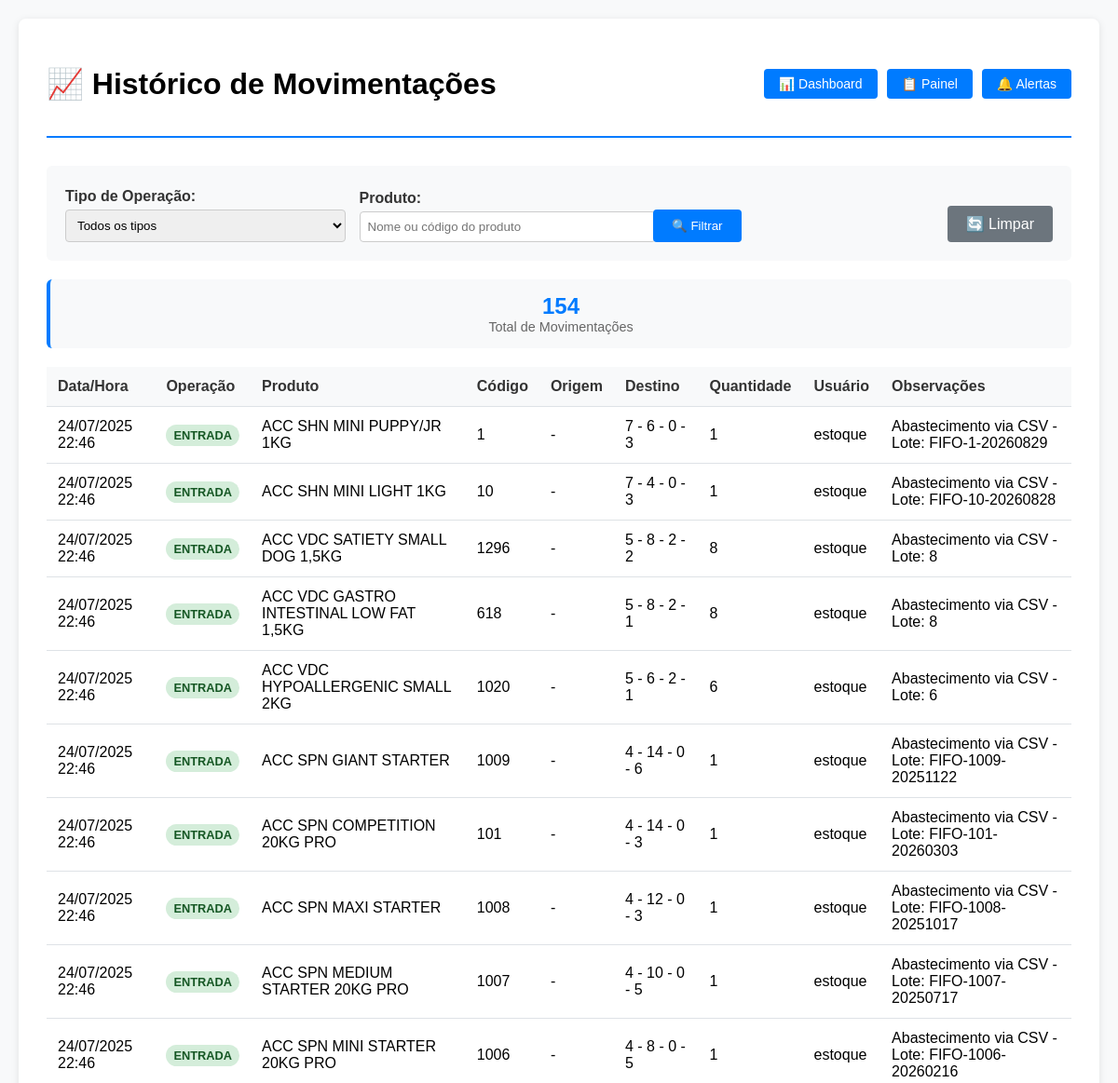
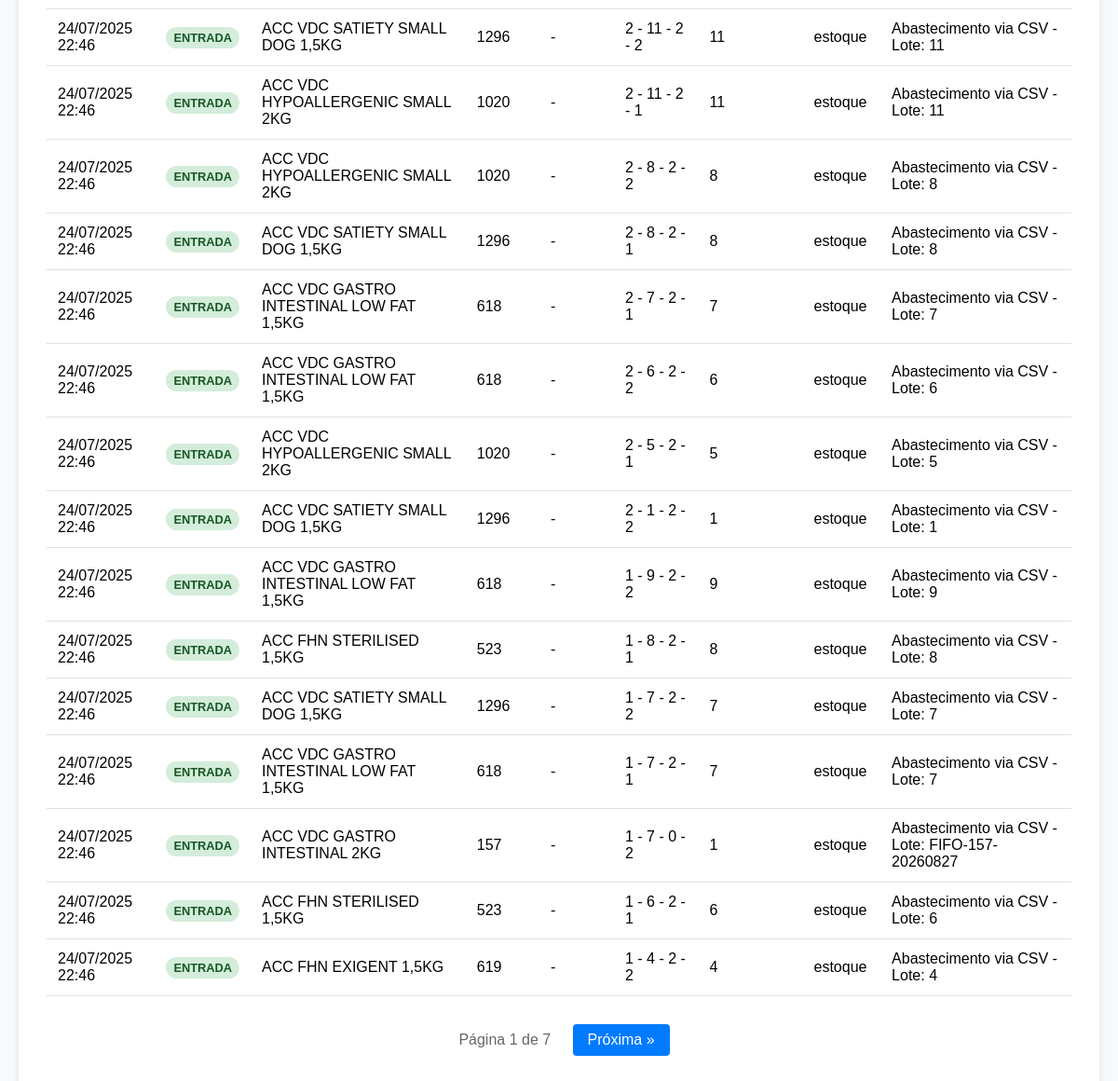
The app's page /produtos/historico/ (signed in), older data (2 pictures, top to bottom).
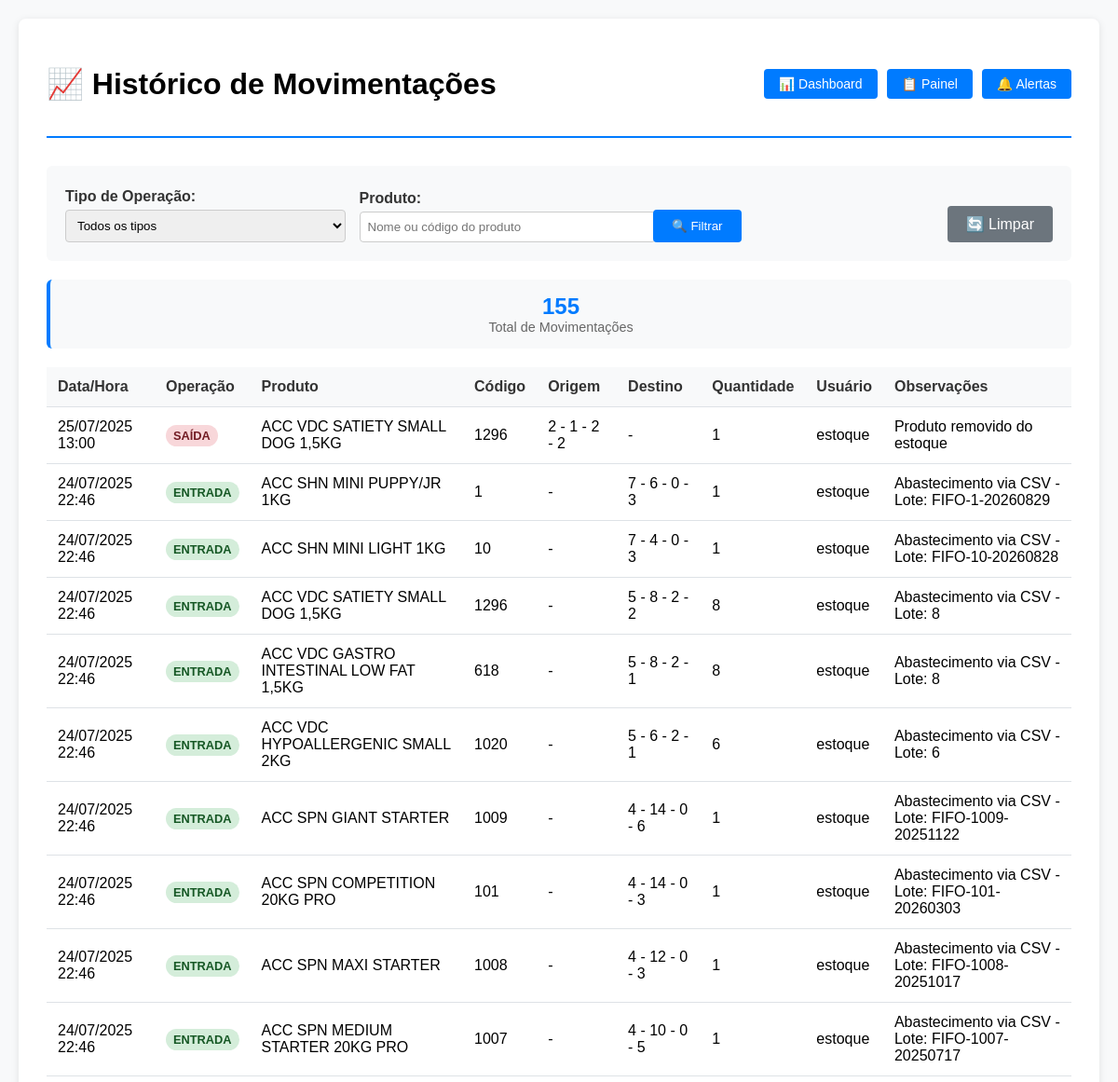
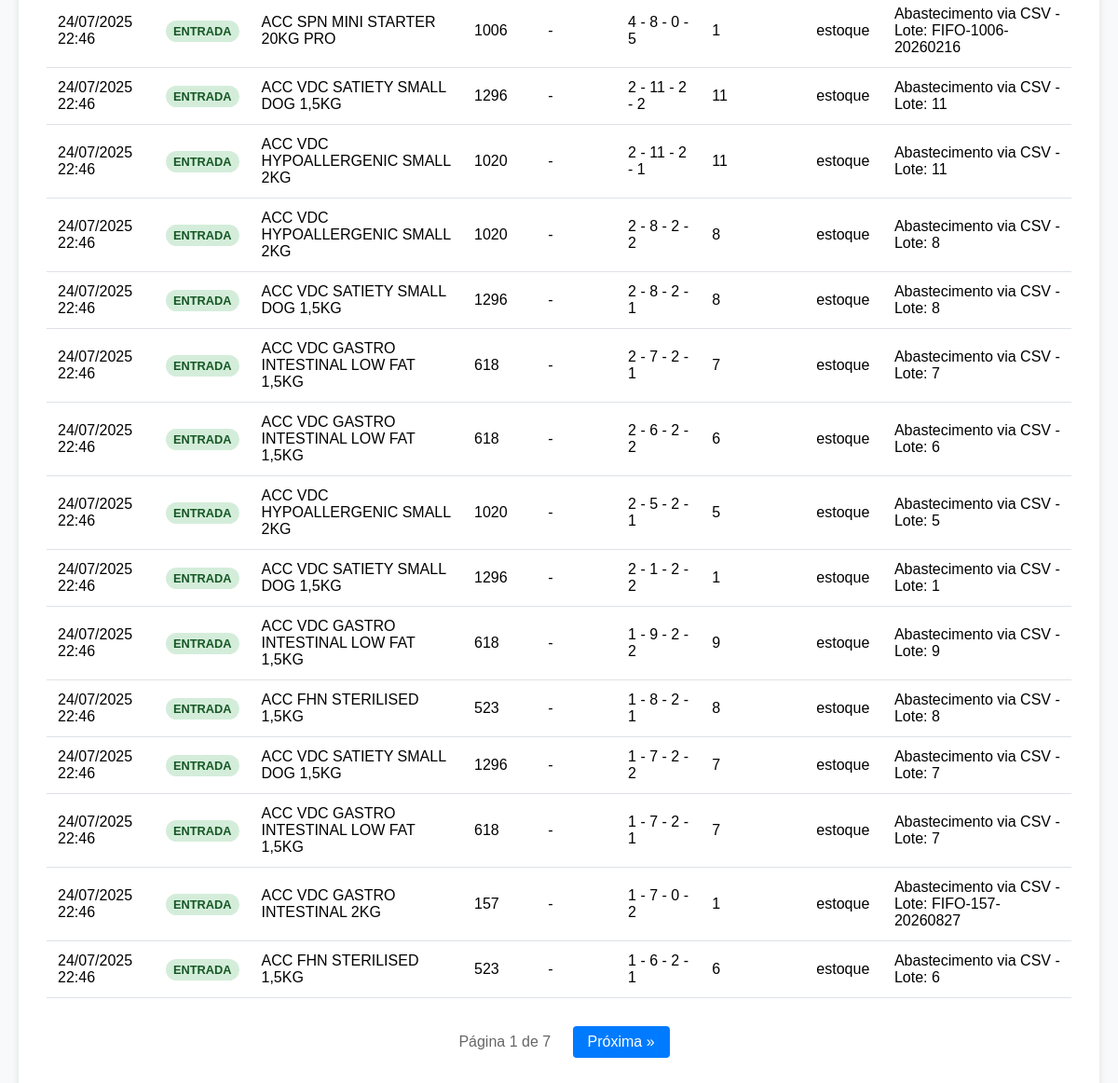
The same page, newer data (2 pictures, top to bottom).
### produtos/models.py (models this page shows, shortened)
class HistoricoMovimentacao(models.Model):
    TIPOS_OPERACAO = [
        ('entrada', 'Entrada'),
        ('saida', 'Saída'),
        ('transferencia', 'Transferência'),
        ('ajuste', 'Ajuste de Estoque'),
        ('vencimento', 'Remoção por Vencimento'),
    ]
    produto = models.ForeignKey(Produto, on_delete=models.CASCADE)
    local_origem = models.ForeignKey(Armazenamento, on_delete=models.CASCADE, related_name='movimentacoes_origem', null=True, blank=True)
    local_destino = models.ForeignKey(Armazenamento, on_delete=models.CASCADE, related_name='movimentacoes_destino', null=True, blank=True)
    tipo_operacao = models.CharField(max_length=20, choices=TIPOS_OPERACAO)
    quantidade = models.PositiveIntegerField(default=1)
    data_operacao = models.DateTimeField(auto_now_add=True)
    usuario = models.CharField(max_length=100, blank=True, null=True)
    observacoes = models.TextField(blank=True, null=True)
    class Meta:
        ordering = ['-data_operacao']

class Produto(models.Model):
    nome = models.CharField(max_length=100, validators=[validar_nome_produto])
    codigo = models.CharField(max_length=50, unique=True)
    peso = models.CharField(max_length=50)
    categoria = models.CharField(max_length=100, blank=True, null=True)
    fornecedor = models.CharField(max_length=100, blank=True, null=True)
    created_at = models.DateTimeField(auto_now_add=True, null=True, blank=True)
    updated_at = models.DateTimeField(auto_now=True, null=True, blank=True)

class Armazenamento(models.Model):
    CATEGORIA_CHOICES = [
        ('inteiro', 'Palete Fechado (Nível 2)'),
        ('meio', 'Saída (Nível 0)'),
    ]
    categoria_armazenamento = models.CharField(max_length=10, choices=CATEGORIA_CHOICES, default='inteiro')
    rua = models.CharField(max_length=50)
    predio = models.CharField(max_length=50)
    nivel = models.CharField(max_length=10)
    ap = models.CharField(max_length=10)
    livre = models.BooleanField(default=True)
    capacidade_maxima = models.PositiveIntegerField(default=1)
    observacoes = models.TextField(blank=True, null=True)
    class Meta:
        ordering = ['predio', 'rua', 'nivel', 'ap']
    def __str__(self):
        return f"{self.rua} - {self.predio} - {self.nivel} - {self.ap}"

### produtos/views.py (the view)
# urls.py: path('historico/', views.historico_movimentacoes, name='historico_movimentacoes'),
@login_required
def historico_movimentacoes(request):
    tipo_filtro = request.GET.get('tipo', '')
    produto_filtro = request.GET.get('produto', '')
    movimentacoes = HistoricoMovimentacao.objects.select_related('produto', 'local_origem', 'local_destino')
    if tipo_filtro:
        movimentacoes = movimentacoes.filter(tipo_operacao=tipo_filtro)
    if produto_filtro:
        movimentacoes = movimentacoes.filter(
            Q(produto__nome__icontains=produto_filtro) |
            Q(produto__codigo__icontains=produto_filtro)
        )
    movimentacoes = movimentacoes.order_by('-data_operacao')
    paginator = Paginator(movimentacoes, 25)
    page_number = request.GET.get('page')
    page_obj = paginator.get_page(page_number)
    return render(request, 'produtos/historico.html', {
        'page_obj': page_obj,
        'tipo_filtro': tipo_filtro,
        'produto_filtro': produto_filtro,
        'tipos_operacao': HistoricoMovimentacao.TIPOS_OPERACAO
    })

### produtos/templates/produtos/historico.html (shortened to what this page needs)
<!DOCTYPE html>
<html lang="pt-br">
<head>
</head>
<body>
    <div class="container">
        <div class="header">
            <h1>📈 Histórico de Movimentações</h1>
            <div class="nav-links">
                <a href="{% url 'dashboard' %}">📊 Dashboard</a>
                <a href="{% url 'painel' %}">📋 Painel</a>
                <a href="{% url 'alertas' %}">🔔 Alertas</a>
            </div>
        </div>
        <div class="filter-bar">
            <form method="get">
                <div class="filter-grid">
                    <div class="filter-group">
                        <label for="tipo">Tipo de Operação:</label>
                        <select name="tipo" id="tipo">
                            <option value="">Todos os tipos</option>
                        </select>
                    </div>
                    <div class="filter-group">
                        <label for="produto">Produto:</label>
                        <input type="text" name="produto" id="produto" placeholder="Nome ou código do produto" value="{{ produto_filtro }}">
                    </div>
                    <div class="filter-group">
                        <label>&nbsp;</label>
                        <button type="submit" class="filter-btn">🔍 Filtrar</button>
                    </div>
                    <div class="filter-group">
                        <label>&nbsp;</label>
                        <a href="{% url 'historico_movimentacoes' %}" style="display: inline-block; padding: 10px 20px; background: #6c757d; color: white; text-decoration: none; border-radius: 4px;">
                            🔄 Limpar
                        </a>
                    </div>
                </div>
            </form>
        </div>
        <div class="stats-bar">
            <div class="stat-item">
                <div class="stat-number">{{ page_obj.paginator.count }}</div>
                <div class="stat-label">Total de Movimentações</div>
            </div>
        </div>
        <div class="table-container">
            {% if page_obj %}
            <table>
                <thead>
                    <tr>
                        <th>Data/Hora</th>
                        <th>Operação</th>
                        <th>Produto</th>
                        <th>Código</th>
                        <th>Origem</th>
                        <th>Destino</th>
                        <th>Quantidade</th>
                        <th>Usuário</th>
                        <th>Observações</th>
                    </tr>
                </thead>
                <tbody>
                    {% for movimento in page_obj %}
                    <tr>
                        <td>{{ movimento.data_operacao|date:"d/m/Y H:i" }}</td>
                        <td>
                            <span class="operacao-badge operacao-{{ movimento.tipo_operacao }}">
                                {{ movimento.get_tipo_operacao_display }}
                            </span>
                        </td>
                        <td>{{ movimento.produto.nome }}</td>
                        <td>{{ movimento.produto.codigo }}</td>
                        <td>
                            {% if movimento.local_origem %}
                                {{ movimento.local_origem }}
                            {% else %}
                                -
                            {% endif %}
                        </td>
                        <td>
                            {% if movimento.local_destino %}
                                {{ movimento.local_destino }}
                            {% else %}
                                -
                            {% endif %}
                        </td>
                        <td>{{ movimento.quantidade }}</td>
                        <td>{{ movimento.usuario|default:"Sistema" }}</td>
                        <td>{{ movimento.observacoes|default:"-" }}</td>
                    </tr>
                    {% endfor %}
                </tbody>
            </table>
            {% if page_obj.has_other_pages %}
            <div class="pagination">
                <span style="margin: 0 15px; color: #666;">
                    Página {{ page_obj.number }} de {{ page_obj.paginator.num_pages }}
                </span>
                {% if page_obj.has_next %}
                    <a href="?page={{ page_obj.next_page_number }}{% if tipo_filtro %}&tipo={{ tipo_filtro }}{% endif %}{% if produto_filtro %}&produto={{ produto_filtro }}{% endif %}">Próxima »</a>
                {% endif %}
            </div>
            {% endif %}
            {% else %}
            <div class="empty-state">
                <h3>📝 Nenhuma movimentação encontrada</h3>
                <p>Não há registros de movimentações com os filtros aplicados.</p>
            </div>
            {% endif %}
        </div>
    </div>
</body>
</html>

### produtos/templates/produtos/historico.html (style rules this page uses)
body { font-family: Arial, sans-serif; background: #f8f9fa; margin: 0; padding: 20px; }
.container { max-width: 1400px; margin: 0 auto; background: white; padding: 30px; border-radius: 8px; box-shadow: 0 2px 8px rgba(0,0,0,0.1); }
.header { display: flex; justify-content: space-between; align-items: center; margin-bottom: 30px; padding-bottom: 15px; border-bottom: 2px solid #007bff; }
.nav-links { display: flex; gap: 10px; }
.nav-links a { background: #007bff; color: white; text-decoration: none; padding: 8px 16px; border-radius: 4px; font-size: 14px; }
.filter-bar { background: #f8f9fa; padding: 20px; border-radius: 6px; margin-bottom: 20px; }
.filter-grid { display: grid; grid-template-columns: 1fr 1fr 1fr auto; gap: 15px; align-items: end; }
.filter-group label { display: block; margin-bottom: 5px; font-weight: bold; color: #333; }
.filter-group input, .filter-group select { width: 100%; padding: 8px; border: 1px solid #ccc; border-radius: 4px; }
.filter-btn { padding: 10px 20px; background: #007bff; color: white; border: none; border-radius: 4px; cursor: pointer; }
.table-container { overflow-x: auto; margin-bottom: 20px; }
table { width: 100%; border-collapse: collapse; min-width: 1000px; }
th, td { padding: 12px; text-align: left; border-bottom: 1px solid #dee2e6; }
th { background: #f8f9fa; font-weight: bold; color: #333; position: sticky; top: 0; }
.operacao-badge { padding: 4px 8px; border-radius: 12px; font-size: 0.8rem; font-weight: bold; text-transform: uppercase; }
.operacao-entrada { background: #d4edda; color: #155724; }
.operacao-saida { background: #f8d7da; color: #721c24; }
.pagination { text-align: center; margin-top: 30px; }
.pagination a { display: inline-block; padding: 8px 16px; margin: 0 4px; background: #007bff; color: white; text-decoration: none; border-radius: 4px; }
.stats-bar { display: grid; grid-template-columns: repeat(auto-fit, minmax(150px, 1fr)); gap: 15px; margin-bottom: 20px; }
.stat-item { background: #f8f9fa; padding: 15px; border-radius: 6px; text-align: center; border-left: 4px solid #007bff; }
.stat-number { font-size: 1.5rem; font-weight: bold; color: #007bff; }
.stat-label { font-size: 0.9rem; color: #666; }

Row changes from the older to the newer data that the page shows:
no longer on this page (row unchanged): HistoricoMovimentacao: data_operacao "24/07/2025 22:46", tipo_operacao "ENTRADA", produto.nome "ACC FHN EXIGENT 1,5KG", produto.codigo "619", local_destino "1 - 4 - 2 - 2", quantidade "4", usuario "estoque", observacoes "Abastecimento via CSV - Lote: 4"
added HistoricoMovimentacao: data_operacao "25/07/2025 13:00", tipo_operacao "SAÍDA", produto.nome "ACC VDC SATIETY SMALL DOG 1,5KG", produto.codigo "1296", local_origem "2 - 1 - 2 - 2", quantidade "1", usuario "estoque", observacoes "Produto removido do estoque"
Text that changed along with them:
{{ page_obj.paginator.count }}: "154" → "155"
